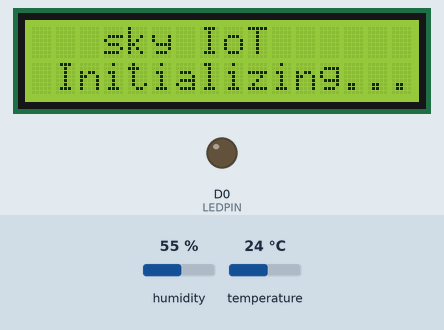
Bench run of a sketch on a simulated ESP8266 (Wemos D1 mini). On the bench: 16×2 character LCD, output pins drawn as LEDs (lit = HIGH). The test bench sets the inputs (shaded band); at power-on: humidity 55 %, temperature 24 °C. WiFi joins after 1.5 s; servers stay silent unless stated; uploads are accepted with an empty reply; what the sketch prints to the serial monitor is not drawn.

Above: at 0.3 s.
At 3.3 s:
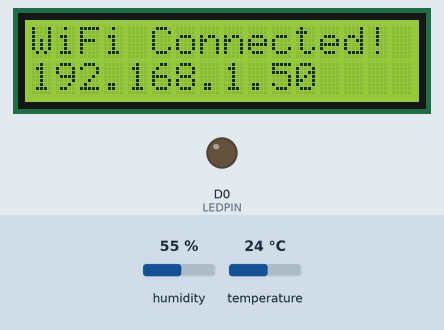
At 5.4 s:
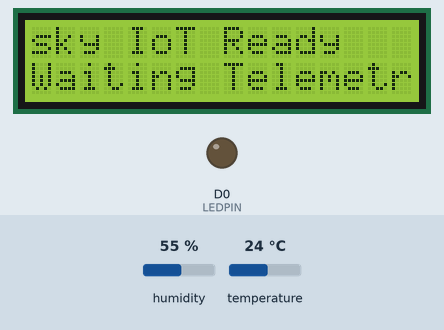
Timing chart, 0 to 6.9 s (numbered marks = the images above):
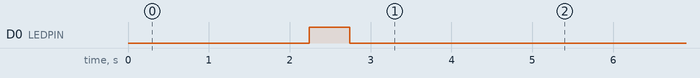

The sketch:

sky_esp8266.ino
```cpp
/**
 * ============================================================================
 * PROJECT: sky - IoT Environment Monitoring & Smart Automation System
 * AUTHORS: Rohit and Vijay, Dept. of Electrical Engineering, Gov. Engg.
 *
 * HARDWARE CONFIGURATION:
 * - Microcontroller : ESP8266 (NodeMCU v2/v3 / Wemos D1 Mini)
 * - Sensor          : DHT11 on Pin D3 (GPIO 0)
 * - Actuator        : LED on Pin D0 (GPIO 16)
 * - Display         : 16x2 I2C LCD on D1 (SCL / GPIO 5) & D2 (SDA / GPIO 4)
 *                     Default I2C Address: 0x27 (or 0x3F)
 *
 * NETWORK CREDENTIALS:
 * - WiFi SSID       : COE YAVATMAL
 * - WiFi Password   : shoaib845
 *
 * TELEMETRY & POLLING:
 * - Interval        : Every 10 Seconds
 * ============================================================================
 */

#include <ESP8266WiFi.h>
#include <ESP8266HTTPClient.h>
#include <WiFiClient.h>
#include <WiFiClientSecure.h>
#include <Wire.h>
#include <LiquidCrystal_I2C.h>
#include <DHT.h>

// ==========================================
// 1. PIN DEFINITIONS & CONSTANTS
// ==========================================
#define DHTPIN   D3          // DHT11 Data Pin connected to D3 (GPIO 0)
#define DHTTYPE  DHT11       // DHT 11 Sensor model
#define LEDPIN   D0          // LED connected to D0 (GPIO 16)
#define I2C_SDA  D2          // I2C Data Pin (GPIO 4)
#define I2C_SCL  D1          // I2C Clock Pin (GPIO 5)

// LCD 16x2 I2C Setup: Address 0x27, 16 Columns, 2 Rows
// Note: If text does not appear on your LCD, try 0x3F instead of 0x27
LiquidCrystal_I2C lcd(0x27, 16, 2);

// Initialize DHT Sensor
DHT dht(DHTPIN, DHTTYPE);

// ==========================================
// 2. NETWORK & SERVER CONFIGURATION
// ==========================================
const char* ssid     = "COE YAVATMAL";
const char* password = "shoaib845";

/**
 * SERVER ENDPOINT URL:
 * --------------------
 * Live Render Cloud Endpoint:
 */
String serverUrl = "https://iot-project-mur6.onrender.com/api/device/data";

// Telemetry interval: 10,000 milliseconds (10 seconds)
const unsigned long SEND_INTERVAL = 10000;
unsigned long lastSendTime = 0;

// Variables to avoid LCD flickering
String currentLcdRow1 = "";
String currentLcdRow2 = "";

// ==========================================
// 3. HELPER FUNCTIONS
// ==========================================

// Simple JSON extraction helper to avoid library version conflicts
String extractJsonValue(String json, String key) {
  int keyIndex = json.indexOf("\"" + key + "\"");
  if (keyIndex == -1) return "";

  int colonIndex = json.indexOf(":", keyIndex);
  if (colonIndex == -1) return "";

  // Check if string value (starts with quote)
  int firstQuote = json.indexOf("\"", colonIndex);
  int nextComma = json.indexOf(",", colonIndex);
  int nextBrace = json.indexOf("}", colonIndex);

  int endPos = (nextComma != -1 && nextComma < nextBrace) ? nextComma : nextBrace;

  if (firstQuote != -1 && firstQuote < endPos) {
    int secondQuote = json.indexOf("\"", firstQuote + 1);
    if (secondQuote != -1) {
      return json.substring(firstQuote + 1, secondQuote);
    }
  }

  // Number / Boolean value
  String val = json.substring(colonIndex + 1, endPos);
  val.trim();
  return val;
}

// Display text on 16x2 LCD
void updateLcd(String row1, String row2) {
  // Pad strings to 16 characters to overwrite previous text cleanly
  while (row1.length() < 16) row1 += " ";
  while (row2.length() < 16) row2 += " ";

  row1 = row1.substring(0, 16);
  row2 = row2.substring(0, 16);

  if (row1 != currentLcdRow1 || row2 != currentLcdRow2) {
    currentLcdRow1 = row1;
    currentLcdRow2 = row2;

    lcd.setCursor(0, 0);
    lcd.print(row1);
    lcd.setCursor(0, 1);
    lcd.print(row2);
  }
}

// Connect to WiFi network
void connectWiFi() {
  Serial.println();
  Serial.print("Connecting to WiFi: ");
  Serial.println(ssid);

  updateLcd("Connecting WiFi", ssid);

  WiFi.mode(WIFI_STA);
  WiFi.begin(ssid, password);

  int attempts = 0;
  while (WiFi.status() != WL_CONNECTED && attempts < 30) {
    delay(500);
    Serial.print(".");
    digitalWrite(LEDPIN, !digitalRead(LEDPIN)); // Blink LED while connecting
    attempts++;
  }

  if (WiFi.status() == WL_CONNECTED) {
    digitalWrite(LEDPIN, LOW); // Turn off after connecting
    Serial.println("\nWiFi Connected Successfully!");
    Serial.print("IP Address: ");
    Serial.println(WiFi.localIP());

    updateLcd("WiFi Connected!", WiFi.localIP().toString());
    delay(2000);
  } else {
    Serial.println("\nWiFi Connection Failed! Retrying in loop...");
    updateLcd("WiFi Failed!", "Check Credentials");
    delay(2000);
  }
}

// ==========================================
// 4. SETUP
// ==========================================
void setup() {
  Serial.begin(115200);
  delay(100);

  Serial.println("\n==========================================");
  Serial.println("  sky - IoT Project (ESP8266 Booting)   ");
  Serial.println("  Rohit and Vijay, Dept. of EE          ");
  Serial.println("==========================================");

  // Initialize LED Pin
  pinMode(LEDPIN, OUTPUT);
  digitalWrite(LEDPIN, LOW); // Default OFF

  // Initialize I2C Bus & 16x2 LCD
  Wire.begin(I2C_SDA, I2C_SCL);
  lcd.init();
  lcd.backlight();
  lcd.clear();

  updateLcd("   sky IoT    ", " Initializing...");
  delay(1500);

  // Initialize DHT11 Sensor
  dht.begin();
  Serial.println("DHT11 Sensor initialized on Pin D3");

  // Connect to specified WiFi
  connectWiFi();

  updateLcd("sky IoT Ready", "Waiting Telemetry");
  delay(1000);
}

// ==========================================
// 5. MAIN LOOP
// ==========================================
void loop() {
  // Ensure WiFi is connected
  if (WiFi.status() != WL_CONNECTED) {
    connectWiFi();
    return;
  }

  unsigned long currentMillis = millis();

  // Send Telemetry every 10 seconds
  if (currentMillis - lastSendTime >= SEND_INTERVAL || lastSendTime == 0) {
    lastSendTime = currentMillis;

    // Read Sensor Data from DHT11
    float humidity = dht.readHumidity();
    float temperature = dht.readTemperature();

    // Check if reading succeeded
    if (isnan(humidity) || isnan(temperature)) {
      Serial.println("[ERROR] Failed to read from DHT11 sensor! Checking connections...");
      updateLcd("DHT11 Read Error", "Check Pin D3");
      return;
    }

    Serial.println("------------------------------------------");
    Serial.printf("[DHT11] Temperature: %.1f °C | Humidity: %.1f %%\n", temperature, humidity);

    // Build JSON Payload
    String jsonPayload = "{\"temperature\":" + String(temperature, 1) +
                         ",\"humidity\":" + String(humidity, 1) + "}";

    // Execute HTTP POST to Backend
    WiFiClient client;
    WiFiClientSecure secureClient;
    HTTPClient http;

    bool isHttps = serverUrl.startsWith("https://");
    bool beginSuccess = false;

    if (isHttps) {
      secureClient.setInsecure(); // Bypass SSL fingerprint check for Render
      beginSuccess = http.begin(secureClient, serverUrl);
    } else {
      beginSuccess = http.begin(client, serverUrl);
    }

    if (beginSuccess) {
      http.setTimeout(15000); // 15s timeout for Render cloud responses
      http.addHeader("Content-Type", "application/json");

      Serial.print("[HTTP] Sending POST to: ");
      Serial.println(serverUrl);

      int httpResponseCode = http.POST(jsonPayload);

      if (httpResponseCode > 0) {
        String response = http.getString();
        Serial.printf("[HTTP] Response Code: %d\n", httpResponseCode);
        Serial.println("[HTTP] Server Response: " + response);

        // Parse Response for LED & LCD controls:
        // Expected response: {"success":true,"led":1,"lcd_row1":"...","lcd_row2":"..."}

        // 1. Parse and apply LED Automation (Pin D0)
        String ledVal = extractJsonValue(response, "led");
        if (ledVal.length() > 0) {
          int ledState = ledVal.toInt();
          digitalWrite(LEDPIN, ledState == 1 ? HIGH : LOW);
          Serial.printf("[ACTUATOR] LED on Pin D0 set to: %s\n", (ledState == 1 ? "ON (HIGH)" : "OFF (LOW)"));
        }

        // 2. Parse and apply LCD 16x2 text
        String row1 = extractJsonValue(response, "lcd_row1");
        String row2 = extractJsonValue(response, "lcd_row2");

        if (row1.length() > 0 || row2.length() > 0) {
          updateLcd(row1, row2);
          Serial.println("[DISPLAY] LCD Updated: [Row 1: " + row1 + "] [Row 2: " + row2 + "]");
        }

      } else {
        Serial.printf("[HTTP] POST failed, error: %s\n", http.errorToString(httpResponseCode).c_str());
        updateLcd("Server Offline", "Check Backend");
      }

      http.end();
    } else {
      Serial.println("[HTTP] Unable to connect to host");
    }
  }

  // Small non-blocking delay
  delay(100);
}
```

Measured:
- what the display in image 0 shows lasts 1.5 s, from 0.2 s to 1.7 s
- what the display in image 1 shows lasts 2.0 s, from 3.3 s to 5.3 s
